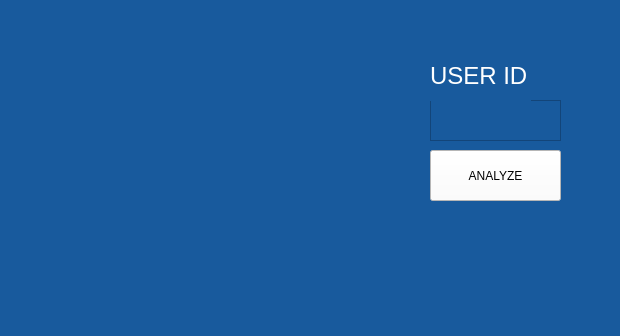
<?xml version="1.0" encoding="UTF-8"?>
<ui version="4.0">
 <class>student_login</class>
 <widget class="QMainWindow" name="student_login">
  <property name="geometry">
   <rect>
    <x>0</x>
    <y>0</y>
    <width>620</width>
    <height>336</height>
   </rect>
  </property>
  <property name="windowTitle">
   <string>MainWindow</string>
  </property>
  <widget class="QWidget" name="centralwidget">
   <widget class="QFrame" name="frame">
    <property name="geometry">
     <rect>
      <x>-90</x>
      <y>-10</y>
      <width>731</width>
      <height>461</height>
     </rect>
    </property>
    <property name="styleSheet">
     <string notr="true">background: #185a9d;</string>
    </property>
    <property name="frameShape">
     <enum>QFrame::StyledPanel</enum>
    </property>
    <property name="frameShadow">
     <enum>QFrame::Raised</enum>
    </property>
    <widget class="QTextEdit" name="user_id">
     <property name="geometry">
      <rect>
       <x>520</x>
       <y>110</y>
       <width>131</width>
       <height>41</height>
      </rect>
     </property>
     <property name="html">
      <string>&lt;!DOCTYPE HTML PUBLIC &quot;-//W3C//DTD HTML 4.0//EN&quot; &quot;http://www.w3.org/TR/REC-html40/strict.dtd&quot;&gt;
&lt;html&gt;&lt;head&gt;&lt;meta name=&quot;qrichtext&quot; content=&quot;1&quot; /&gt;&lt;style type=&quot;text/css&quot;&gt;
p, li { white-space: pre-wrap; }
&lt;/style&gt;&lt;/head&gt;&lt;body style=&quot; font-family:'Roboto'; font-size:10pt; font-weight:400; font-style:normal;&quot;&gt;
&lt;p style=&quot;-qt-paragraph-type:empty; margin-top:0px; margin-bottom:0px; margin-left:0px; margin-right:0px; -qt-block-indent:0; text-indent:0px;&quot;&gt;&lt;br /&gt;&lt;/p&gt;&lt;/body&gt;&lt;/html&gt;</string>
     </property>
    </widget>
    <widget class="QLabel" name="label_userid">
     <property name="geometry">
      <rect>
       <x>520</x>
       <y>60</y>
       <width>101</width>
       <height>51</height>
      </rect>
     </property>
     <property name="styleSheet">
      <string notr="true">font-size : 24px;
color : white;</string>
     </property>
     <property name="text">
      <string>USER ID</string>
     </property>
    </widget>
    <widget class="QPushButton" name="button_analyze">
     <property name="geometry">
      <rect>
       <x>520</x>
       <y>160</y>
       <width>131</width>
       <height>51</height>
      </rect>
     </property>
     <property name="styleSheet">
      <string notr="true">background: white;
color : black;</string>
     </property>
     <property name="text">
      <string>ANALYZE</string>
     </property>
    </widget>
    <widget class="QLabel" name="label_2">
     <property name="geometry">
      <rect>
       <x>90</x>
       <y>10</y>
       <width>411</width>
       <height>331</height>
      </rect>
     </property>
     <property name="styleSheet">
      <string notr="true">background-image: url(:/images/images/29985.jpg);</string>
     </property>
     <property name="text">
      <string/>
     </property>
    </widget>
   </widget>
  </widget>
 </widget>
 <resources>
  <include location="images.qrc"/>
 </resources>
 <connections/>
</ui>
